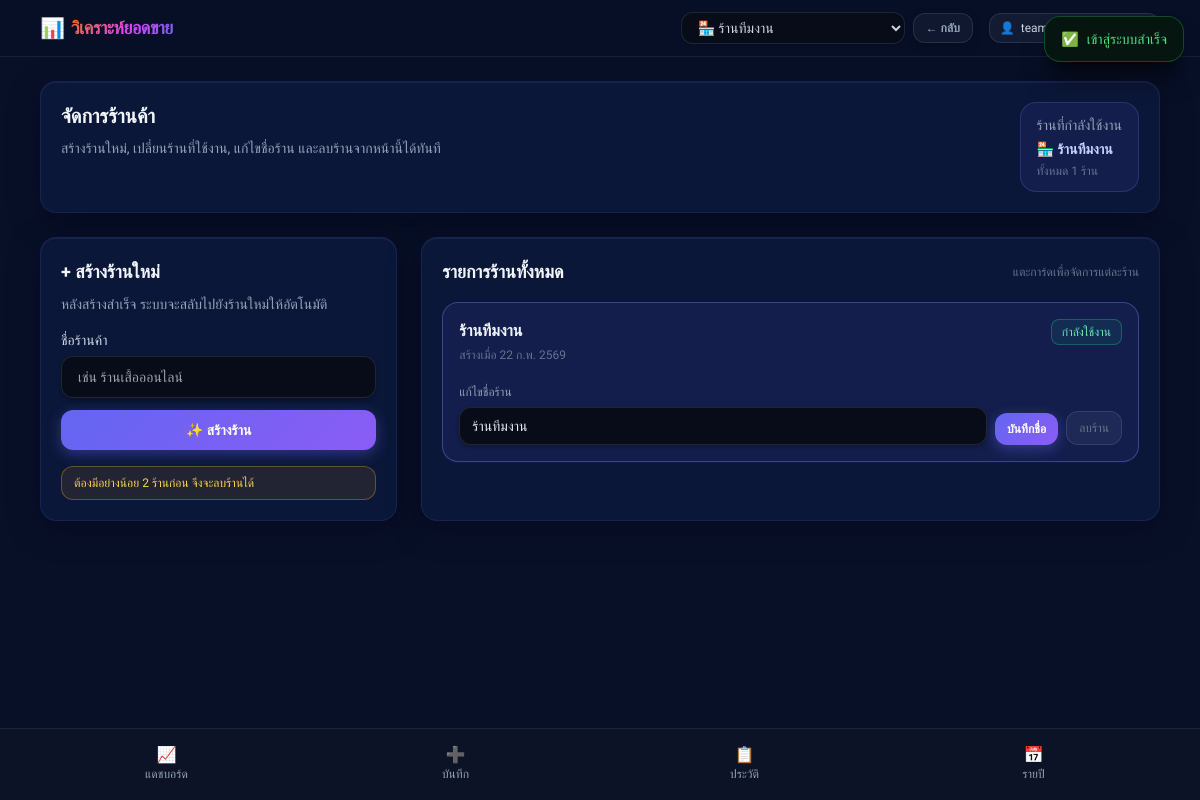
The app's page /shops.php (signed in) with its own data.
### tables this page shows
CREATE TABLE IF NOT EXISTS shops (
    id BIGINT UNSIGNED NOT NULL AUTO_INCREMENT,
    user_id BIGINT UNSIGNED NOT NULL,
    name VARCHAR(100) NOT NULL,
    created_at DATETIME NOT NULL DEFAULT CURRENT_TIMESTAMP,
    updated_at DATETIME NOT NULL DEFAULT CURRENT_TIMESTAMP ON UPDATE CURRENT_TIMESTAMP,
    PRIMARY KEY (id),
    UNIQUE KEY uq_shops_user_name (user_id, name),
    KEY idx_shops_user_id (user_id),
    CONSTRAINT fk_shops_user
        FOREIGN KEY (user_id)
        REFERENCES users (id)
        ON DELETE CASCADE
        ON UPDATE CASCADE
);

### app/Services/ShopService.php (called while the page is built, shortened)
<?php
class ShopService
{
    private ShopRepository $shopRepository;
    public function __construct(ShopRepository $shopRepository, ?PDO $db = null)
    {
        $this->shopRepository = $shopRepository;
    }
    public function getShopContext(int $userId, ?int $currentShopId): array
    {
        $shops = $this->shopRepository->listByUserId($userId);
        $currentShop = null;
        if ($currentShopId !== null) {
            foreach ($shops as $shop) {
                if ((int)$shop['id'] === $currentShopId) {
                    $currentShop = $shop;
                    break;
                }
            }
        }
        return [
            'shops' => $shops,
            'current_shop' => $currentShop,
        ];
    }
    public function canDeleteShop(int $userId): bool
    {
        return $this->shopRepository->countByUserId($userId) > 1;
    }
}

### app/Repositories/ShopRepository.php (called while the page is built, shortened)
<?php
class ShopRepository
{
    private PDO $db;
    public function __construct(PDO $db)
    {
        $this->db = $db;
    }
    public function listByUserId(int $userId): array
    {
        $sql = 'SELECT id, user_id, name, created_at, updated_at
                FROM shops
                WHERE user_id = :user_id
                ORDER BY id ASC';
        $stmt = $this->db->prepare($sql);
        $stmt->execute([':user_id' => $userId]);
        return $stmt->fetchAll();
    }
    public function countByUserId(int $userId): int
    {
        $sql = 'SELECT COUNT(*) AS total
                FROM shops
                WHERE user_id = :user_id';
        $stmt = $this->db->prepare($sql);
        $stmt->execute([':user_id' => $userId]);
        $result = $stmt->fetch();
        return (int)($result['total'] ?? 0);
    }
}

### includes/functions.php (called while the page is built, shortened)
<?php
function app_url(string $path = ''): string
{
    $baseUrl = APP_URL;
    $normalizedPath = '/' . ltrim($path, '/');
    return $baseUrl . $normalizedPath;
}
function e(?string $value): string
{
    return htmlspecialchars((string)$value, ENT_QUOTES, 'UTF-8');
}
function formatThaiDate(string $date): string
{
    $dateObject = DateTime::createFromFormat('Y-m-d', $date);
    $thaiMonths = [
        '01' => 'ม.ค.',
        '02' => 'ก.พ.',
        '03' => 'มี.ค.',
        '04' => 'เม.ย.',
        '05' => 'พ.ค.',
        '06' => 'มิ.ย.',
        '07' => 'ก.ค.',
        '08' => 'ส.ค.',
        '09' => 'ก.ย.',
        '10' => 'ต.ค.',
        '11' => 'พ.ย.',
        '12' => 'ธ.ค.',
    ];
    $month = $thaiMonths[$dateObject->format('m')] ?? $dateObject->format('m');
    $thaiYear = (int)$dateObject->format('Y') + 543;
    return $dateObject->format('j') . ' ' . $month . ' ' . $thaiYear;
}

### includes/bootstrap.php (called while the page is built, shortened)
<?php
require_once __DIR__ . '/config.php';
require_once __DIR__ . '/functions.php';
spl_autoload_register(function (string $class): void {
    $className = ltrim($class, '\\');
    $normalizedClass = str_replace('\\', '/', $className);
    $leafName = basename($normalizedClass);
    $candidates = [
        dirname(__DIR__) . '/' . $normalizedClass . '.php',
        dirname(__DIR__) . '/app/' . $normalizedClass . '.php',
        dirname(__DIR__) . '/app/Services/' . $leafName . '.php',
        dirname(__DIR__) . '/app/Repositories/' . $leafName . '.php',
    ];
    foreach ($candidates as $filePath) {
        if (file_exists($filePath)) {
            return;
        }
    }
});

### shops.php (the view, shortened to what this page needs)
<?php
require_once __DIR__ . '/includes/bootstrap.php';
require_once __DIR__ . '/includes/auth.php';
$userId = (int)($_SESSION['user_id'] ?? 0);
$currentSessionShopId = (int)($_SESSION['current_shop_id'] ?? 0);
$shopRepository = new ShopRepository($pdo);
$shopService = new ShopService($shopRepository);
$shopContext = $shopService->getShopContext($userId, $currentSessionShopId > 0 ? $currentSessionShopId : null);
$shops = is_array($shopContext['shops'] ?? null) ? array_values((array)$shopContext['shops']) : [];
$canDeleteShop = $shopService->canDeleteShop($userId);
require __DIR__ . '/includes/header.php';
?>
<section class="section-card p-5">
    <div class="flex flex-wrap items-start justify-between gap-4">
        <div>
            <h1 class="text-xl font-semibold text-slate-100">จัดการร้านค้า</h1>
            <p class="mt-2 text-sm text-slate-400">สร้างร้านใหม่, เปลี่ยนร้านที่ใช้งาน, แก้ไขชื่อร้าน และลบร้านจากหน้านี้ได้ทันที</p>
        </div>
        <div class="rounded-2xl border border-indigo-400/20 bg-indigo-500/10 px-4 py-3 text-sm">
            <p class="text-slate-400">ร้านที่กำลังใช้งาน</p>
            <p class="mt-1 font-semibold text-indigo-200">🏪 <?= e($currentShopName) ?></p>
            <p class="mt-1 text-xs text-slate-500">ทั้งหมด <?= e((string)$shopCount) ?> ร้าน</p>
        </div>
    </div>
</section>
<section class="mt-6 grid gap-6 lg:grid-cols-3">
    <article class="section-card p-5 lg:col-span-1">
        <h2 class="text-lg font-semibold text-slate-100">+ สร้างร้านใหม่</h2>
        <p class="mt-2 text-sm text-slate-400">หลังสร้างสำเร็จ ระบบจะสลับไปยังร้านใหม่ให้อัตโนมัติ</p>
        <form action="<?= e(app_url('/api/shops.php')) ?>" method="post" class="mt-4 space-y-3">
            <div>
                <label for="new-shop-name" class="mb-1.5 block text-sm text-slate-300">ชื่อร้านค้า</label>
                <input
                    id="new-shop-name"
                    name="name"
                    type="text"
                    maxlength="100"
                    required
                    class="w-full rounded-xl px-4 py-2.5 text-sm transition-all"
                    placeholder="เช่น ร้านเสื้อออนไลน์">
            </div>
            <button type="submit" class="btn-primary w-full px-4 py-2.5 text-sm">✨ สร้างร้าน</button>
        </form>
        <?php if (!$canDeleteShop): ?>
            <div class="mt-4 rounded-xl border border-amber-400/30 bg-amber-500/10 px-3 py-2 text-xs text-amber-300">
                ต้องมีอย่างน้อย 2 ร้านก่อน จึงจะลบร้านได้
            </div>
        <?php endif; ?>
    </article>
    <article class="section-card p-5 lg:col-span-2">
        <div class="mb-4 flex flex-wrap items-center justify-between gap-2">
            <h2 class="text-lg font-semibold text-slate-100">รายการร้านทั้งหมด</h2>
            <span class="text-xs text-slate-500">แตะการ์ดเพื่อจัดการแต่ละร้าน</span>
        </div>
        <?php if (empty($shops)): ?>
            <div class="rounded-2xl border border-white/10 bg-white/[0.03] px-4 py-5 text-center text-sm text-slate-400">
                ยังไม่มีร้านค้าในระบบ กรุณาสร้างร้านแรกของคุณ
            </div>
        <?php else: ?>
            <div class="grid gap-4">
                <?php foreach ($shops as $shop): ?>
                    <?php
                    $shopId = (int)($shop['id'] ?? 0);
                    $shopName = (string)($shop['name'] ?? 'ร้านค้า');
                    $isCurrent = $shopId === $currentShopId;
                    $createdDate = (string)($shop['created_at'] ?? '');
                    $createdDate = $createdDate !== '' ? substr($createdDate, 0, 10) : '';
                    $createdDateText = $createdDate !== '' ? formatThaiDate($createdDate) : '-';
                    ?>
                    <article class="rounded-2xl border p-4 shadow-sm transition-all <?= $isCurrent ? 'border-indigo-400/35 bg-indigo-500/10 shadow-indigo-900/20' : 'border-white/10 bg-white/[0.03] hover:border-white/20' ?>">
                        <div class="flex flex-wrap items-start justify-between gap-3">
                            <div>
                                <p class="text-base font-semibold text-slate-100"><?= e($shopName) ?></p>
                                <p class="mt-1 text-xs text-slate-500">สร้างเมื่อ <?= e($createdDateText) ?></p>
                            </div>
                            <?php if ($isCurrent): ?>
                                <span class="rounded-lg border border-emerald-400/30 bg-emerald-500/10 px-2.5 py-1 text-xs font-medium text-emerald-300">กำลังใช้งาน</span>
                            <?php endif; ?>
                        </div>
                        <div class="mt-4 flex flex-wrap items-end gap-2">
                            <form action="<?= e(app_url('/api/shops.php')) ?>" method="post" class="min-w-[220px] flex-1 grid gap-2 md:grid-cols-[1fr_auto] md:items-end">
                                <div>
                                    <label for="shop-name-<?= e((string)$shopId) ?>" class="text-xs text-slate-400">แก้ไขชื่อร้าน</label>
                                    <input
                                        id="shop-name-<?= e((string)$shopId) ?>"
                                        name="name"
                                        type="text"
                                        maxlength="100"
                                        required
                                        value="<?= e($shopName) ?>"
                                        class="mt-1 w-full rounded-xl px-3 py-2 text-sm transition-all">
                                </div>
                                <button type="submit" class="btn-primary px-3 py-2 text-xs">บันทึกชื่อ</button>
                            </form>
                            <form
                                action="<?= e(app_url('/api/shops.php')) ?>"
                                method="post"
                                data-confirm="ยืนยันการลบร้านนี้ใช่หรือไม่? ข้อมูลทั้งหมดในร้านจะถูกลบถาวร">
                                <?php if ($canDeleteShop): ?>
                                    <button type="submit" class="btn-danger px-3 py-2 text-xs">ลบร้าน</button>
                                <?php else: ?>
                                    <button type="button" disabled class="cursor-not-allowed rounded-xl border border-white/10 bg-white/5 px-3 py-2 text-xs text-slate-500">ลบร้าน</button>
                                <?php endif; ?>
                            </form>
                        </div>
                    </article>
                <?php endforeach; ?>
            </div>
        <?php endif; ?>
    </article>
</section>
<?php require __DIR__ . '/includes/footer.php'; ?>

### includes/header.php (style rules this page uses)
body { font-family: 'Sarabun', sans-serif; background-color: rgb(8, 16, 40); min-height: 100vh; position: relative; overflow-x: hidden }
.section-card { background-color: rgb(11, 23, 57); border: 1px solid rgba(99, 102, 241, 0.15); border-radius: 16px; box-shadow: rgba(1, 5, 17, 0.4) 0px 8px 32px 0px, inset 0 1px 0 rgba(255, 255, 255, 0.05); position: relative; transition: all 0.3s cubic-bezier(0.4, 0, 0.2, 1) }
.section-card::before { content: ''; position: absolute; inset: 0; border-radius: 16px; padding: 1px; background: linear-gradient(135deg, rgba(99, 102, 241, 0.2), transparent, rgba(139, 92, 246, 0.2)); -webkit-mask: linear-gradient(#fff 0 0) content-box, linear-gradient(#fff 0 0); mask: linear-gradient(#fff 0 0) content-box, linear-gradient(#fff 0 0); -webkit-mask-composite: xor; mask-composite: exclude; pointer-events: none; opacity: 0; transition: opacity 0.3s ease }
.btn-primary { background: linear-gradient(135deg, #6366f1, #8b5cf6); box-shadow: 0 4px 14px rgba(99, 102, 241, .40); color: #fff; font-weight: 600; border: none; border-radius: 12px; cursor: pointer; transition: all .25s cubic-bezier(0.4, 0, 0.2, 1); display: inline-flex; align-items: center; justify-content: center; position: relative; overflow: hidden }
.btn-primary::before { content: ''; position: absolute; inset: 0; background: linear-gradient(135deg, transparent 30%, rgba(255, 255, 255, 0.2) 50%, transparent 70%); transform: translateX(-100%); transition: transform 0.5s ease }
input, select, textarea { transition: border-color .2s, box-shadow .2s; background-color: #070c18; border: 1px solid rgba(255, 255, 255, 0.10); box-shadow: 0 2px 4px rgba(0, 0, 0, 0.3); color: #e2e8f0 }
input::placeholder, textarea::placeholder { color: #4b5870 }

### records on screen
shops: name "ร้านทีมงาน", created_at "22 ก.พ. 2569", shows "กำลังใช้งาน"

### other values on screen
$flashSuccess "เข้าสู่ระบบสำเร็จ"
$shopCount "1"
$link['icon'] "📈"
$link['label'] "แดชบอร์ด"
$link['icon'] "➕"
$link['label'] "บันทึก"
$link['icon'] "📋"
$link['label'] "ประวัติ"
$link['icon'] "📅"
$link['label'] "รายปี"
